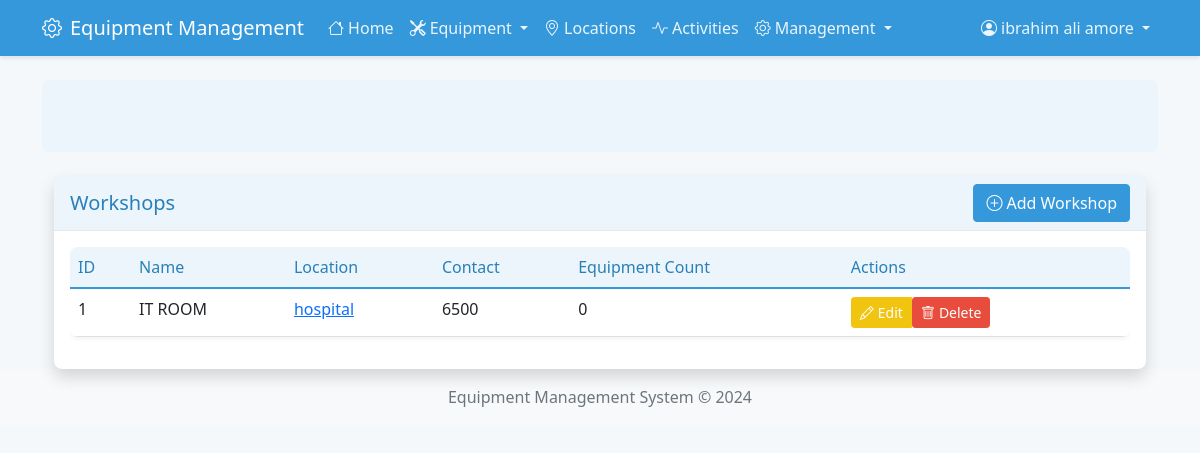
/workshops/ (signed in), run on the app's committed database.
### app/models/tables.py (models this page shows, shortened)
class User(UserMixin, db.Model):
    __tablename__ = "user"
    staffno = db.Column(db.Integer, primary_key=True, index=True)
    staffname = db.Column(db.String(100), nullable=False)
    password = db.Column(db.String(300), nullable=False)
    isadmin = db.Column(db.Boolean, nullable=False, default=False)
    equipment_registers = db.relationship("EquipmentRegister", back_populates="user")
    activities = db.relationship("EquipmentActivity", back_populates="user")

class Workshop(db.Model):
    __tablename__ = "workshop"
    wid = db.Column(db.Integer, primary_key=True)
    workshopname = db.Column(db.String(100), nullable=False)
    contact = db.Column(db.String(100))
    locid = db.Column(db.Integer, db.ForeignKey('location.locid'), nullable=False)
    location = db.relationship('Location', backref=db.backref('workshops', lazy=True))
    equipment_activities = db.relationship("EquipmentActivity", back_populates="workshop")

class Location(db.Model):
    __tablename__ = "location"
    locid = db.Column(db.Integer, primary_key=True, index=True)
    locname = db.Column(db.String(100), nullable=False)
    description = db.Column(db.String(200))
    equipment = db.relationship("Equipment", back_populates="location")

### app/routes/workshop.py (the view)
@bp.route('/')
@login_required
def index():
    workshops = Workshop.query.order_by(Workshop.workshopname).all()
    return render_template('workshop/list.html', workshops=workshops)

### app/templates/workshop/list.html (shortened to what this page needs)
{% extends "base.html" %}
{% block content %}
<div class="container">
    <div class="card shadow">
        <div class="card-header">
            <div class="d-flex justify-content-between align-items-center">
                <h5 class="mb-0">Workshops</h5>
                {% if current_user.isadmin %}
                <a href="{{ url_for('workshop_bp.create') }}" class="btn btn-primary">
                    <i class="bi bi-plus-circle me-1"></i>Add Workshop
                </a>
                {% endif %}
            </div>
        </div>
        <div class="card-body">
            <div class="table-responsive">
                <table class="table table-hover">
                    <thead>
                        <tr>
                            <th>ID</th>
                            <th>Name</th>
                            <th>Location</th>
                            <th>Contact</th>
                            <th>Equipment Count</th>
                            {% if current_user.isadmin %}
                            <th>Actions</th>
                            {% endif %}
                        </tr>
                    </thead>
                    <tbody>
                        {% for workshop in workshops %}
                        <tr>
                            <td>{{ workshop.wid }}</td>
                            <td>{{ workshop.workshopname }}</td>
                            <td>
                                <a href="{{ url_for('location_bp.edit', locid=workshop.locid) }}">
                                    {{ workshop.location.locname }}
                                </a>
                            </td>
                            <td>{{ workshop.contact or '-' }}</td>
                            <td>{{ workshop.equipment|length }}</td>
                            {% if current_user.isadmin %}
                            <td>
                                <div class="btn-group" role="group">
                                    <a href="{{ url_for('workshop_bp.edit', wid=workshop.wid) }}"
                                       class="btn btn-sm btn-warning">
                                        <i class="bi bi-pencil me-1"></i>Edit
                                    </a>
                                    <form action="{{ url_for('workshop_bp.delete', wid=workshop.wid) }}"
                                          method="POST"
                                          class="d-inline"
                                          onsubmit="return confirm('Are you sure you want to delete this workshop?');">
                                        <button type="submit" class="btn btn-sm btn-danger"
                                                {% if workshop.equipment %}disabled{% endif %}>
                                            <i class="bi bi-trash me-1"></i>Delete
                                        </button>
                                    </form>
                                </div>
                            </td>
                            {% endif %}
                        </tr>
                        {% endfor %}
                    </tbody>
                </table>
            </div>
        </div>
    </div>
</div>
{% endblock %}

### app/templates/includes/navbar.html (shortened to what this page needs)
<nav class="navbar navbar-expand-lg navbar-dark bg-primary">
    <div class="container">
        <a class="navbar-brand" href="{{ url_for('main.index') }}">
            <i class="bi bi-gear me-2"></i>Equipment Management
        </a>
        <div class="collapse navbar-collapse" id="navbarMain">
            <ul class="navbar-nav me-auto">
                <li class="nav-item">
                    <a class="nav-link {{ 'active' if request.endpoint == 'main.index' }}"
                       href="{{ url_for('main.index') }}">
                        <i class="bi bi-house me-1"></i>Home
                    </a>
                </li>
                <li class="nav-item dropdown">
                    <a class="nav-link dropdown-toggle {{ 'active' if 'equipment' in request.endpoint }}"
                       href="#"
                       data-bs-toggle="dropdown">
                        <i class="bi bi-tools me-1"></i>Equipment
                    </a>
                </li>
                <li class="nav-item">
                    <a class="nav-link {{ 'active' if request.endpoint == 'location_bp.index' }}"
                       href="{{ url_for('location_bp.index') }}">
                        <i class="bi bi-geo-alt me-1"></i>Locations
                    </a>
                </li>
                <li class="nav-item">
                    <a class="nav-link {{ 'active' if request.endpoint == 'equipment_activity.index' }}"
                       href="{{ url_for('equipment_activity.index') }}">
                        <i class="bi bi-activity me-1"></i>Activities
                    </a>
                </li>
                {% if current_user.isadmin %}
                <li class="nav-item dropdown">
                    <a class="nav-link dropdown-toggle {{ 'active' if 'admin' in request.endpoint }}"
                       href="#"
                       data-bs-toggle="dropdown">
                        <i class="bi bi-gear me-1"></i>Management
                    </a>
                </li>
                {% endif %}
            </ul>
            <ul class="navbar-nav ms-auto">
                {% if current_user.is_authenticated %}
                <li class="nav-item dropdown">
                    <a class="nav-link dropdown-toggle" href="#" data-bs-toggle="dropdown">
                        <i class="bi bi-person-circle me-1"></i>{{ current_user.staffname }}
                    </a>
                </li>
                {% else %}
                <li class="nav-item">
                    <a class="nav-link" href="{{ url_for('auth.login') }}">
                        <i class="bi bi-box-arrow-in-right me-1"></i>Login
                    </a>
                </li>
                {% endif %}
            </ul>
        </div>
    </div>
</nav>

### app/static/css/style.css (style rules this page uses)
:root { --primary-color: #3498db; --primary-light: #ebf5fb; --primary-dark: #2980b9; --secondary-color: #f8f9fa; --text-color: #2c3e50; --border-color: #e3e8ed; --success-color: #2ecc71; --warning-color: #f1c40f; --danger-color: #e74c3c; }
body { background-color: #f5f8fa; color: var(--text-color); }
.navbar { background-color: var(--primary-color) !important; box-shadow: 0 2px 4px rgba(0,0,0,0.1); }
.navbar-dark .navbar-nav .nav-link { color: rgba(255,255,255,0.9); }
.card { border: none; border-radius: 8px; box-shadow: 0 2px 4px rgba(0,0,0,0.05); background-color: #ffffff; transition: transform 0.2s, box-shadow 0.2s; }
.card-header { background-color: var(--primary-light); border-bottom: 1px solid var(--border-color); color: var(--primary-dark); font-weight: 500; }
.table { background-color: #ffffff; border-radius: 8px; overflow: hidden; box-shadow: 0 2px 4px rgba(0,0,0,0.05); }
.table thead th { background-color: var(--primary-light); color: var(--primary-dark); border-bottom: 2px solid var(--primary-color); font-weight: 500; }
.btn-primary { background-color: var(--primary-color); border-color: var(--primary-color); }
.btn-warning { background-color: var(--warning-color); border-color: var(--warning-color); color: #ffffff; }
.btn-danger { background-color: var(--danger-color); border-color: var(--danger-color); }
.navbar { box-shadow: 0 2px 4px rgba(0,0,0,0.1); }
.navbar-brand { font-weight: 500; }
.nav-item { position: relative; }
.nav-item::after { content: ''; position: absolute; width: 0; height: 2px; bottom: 0; left: 50%; background-color: #ffffff; transition: all 0.3s ease; }

### data on the page
User: staffname "ibrahim ali amore"
Workshop: wid "1", workshopname "IT ROOM", location.locname "hospital", contact "6500", equipment|length "0"
